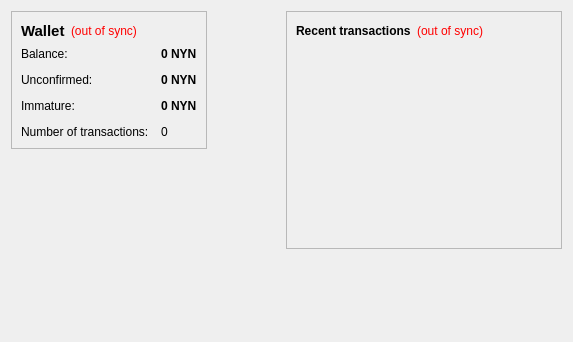
<?xml version="1.0" encoding="UTF-8"?>
<ui version="4.0">
 <class>OverviewPage</class>
 <widget class="QWidget" name="OverviewPage">
  <property name="geometry">
   <rect>
    <x>0</x>
    <y>0</y>
    <width>573</width>
    <height>342</height>
   </rect>
  </property>
  <property name="windowTitle">
   <string>Form</string>
  </property>
  <layout class="QHBoxLayout" name="horizontalLayout" stretch="1,1">
   <item>
    <layout class="QVBoxLayout" name="verticalLayout_2">
     <item>
      <widget class="QFrame" name="frame">
       <property name="frameShape">
        <enum>QFrame::StyledPanel</enum>
       </property>
       <property name="frameShadow">
        <enum>QFrame::Raised</enum>
       </property>
       <layout class="QVBoxLayout" name="verticalLayout_4">
        <item>
         <layout class="QHBoxLayout" name="horizontalLayout_4">
          <item>
           <widget class="QLabel" name="label_5">
            <property name="font">
             <font>
              <pointsize>11</pointsize>
              <weight>75</weight>
              <bold>true</bold>
             </font>
            </property>
            <property name="text">
             <string>Wallet</string>
            </property>
           </widget>
          </item>
          <item>
           <widget class="QLabel" name="labelWalletStatus">
            <property name="toolTip">
             <string>The displayed information may be out of date. Your wallet automatically synchronizes with the nyancoin network after a connection is established, but this process has not completed yet.</string>
            </property>
            <property name="styleSheet">
             <string notr="true">QLabel { color: red; }</string>
            </property>
            <property name="text">
             <string notr="true">(out of sync)</string>
            </property>
            <property name="alignment">
             <set>Qt::AlignLeading|Qt::AlignLeft|Qt::AlignVCenter</set>
            </property>
           </widget>
          </item>
          <item>
           <spacer name="horizontalSpacer_2">
            <property name="orientation">
             <enum>Qt::Horizontal</enum>
            </property>
            <property name="sizeHint" stdset="0">
             <size>
              <width>40</width>
              <height>20</height>
             </size>
            </property>
           </spacer>
          </item>
         </layout>
        </item>
        <item>
         <layout class="QFormLayout" name="formLayout_2">
          <property name="fieldGrowthPolicy">
           <enum>QFormLayout::AllNonFixedFieldsGrow</enum>
          </property>
          <property name="horizontalSpacing">
           <number>12</number>
          </property>
          <property name="verticalSpacing">
           <number>12</number>
          </property>
          <item row="0" column="0">
           <widget class="QLabel" name="label">
            <property name="text">
             <string>Balance:</string>
            </property>
           </widget>
          </item>
          <item row="0" column="1">
           <widget class="QLabel" name="labelBalance">
            <property name="font">
             <font>
              <weight>75</weight>
              <bold>true</bold>
             </font>
            </property>
            <property name="cursor">
             <cursorShape>IBeamCursor</cursorShape>
            </property>
            <property name="toolTip">
             <string>Your current balance</string>
            </property>
            <property name="text">
             <string notr="true">0 NYN</string>
            </property>
            <property name="textInteractionFlags">
             <set>Qt::LinksAccessibleByMouse|Qt::TextSelectableByKeyboard|Qt::TextSelectableByMouse</set>
            </property>
           </widget>
          </item>
          <item row="1" column="0">
           <widget class="QLabel" name="label_3">
            <property name="text">
             <string>Unconfirmed:</string>
            </property>
           </widget>
          </item>
          <item row="1" column="1">
           <widget class="QLabel" name="labelUnconfirmed">
            <property name="font">
             <font>
              <weight>75</weight>
              <bold>true</bold>
             </font>
            </property>
            <property name="cursor">
             <cursorShape>IBeamCursor</cursorShape>
            </property>
            <property name="toolTip">
             <string>Total of transactions that have yet to be confirmed, and do not yet count toward the current balance</string>
            </property>
            <property name="text">
             <string notr="true">0 NYN</string>
            </property>
            <property name="textInteractionFlags">
             <set>Qt::LinksAccessibleByMouse|Qt::TextSelectableByKeyboard|Qt::TextSelectableByMouse</set>
            </property>
           </widget>
          </item>
          <item row="3" column="0">
           <widget class="QLabel" name="label_2">
            <property name="text">
             <string>Number of transactions:</string>
            </property>
           </widget>
          </item>
          <item row="3" column="1">
           <widget class="QLabel" name="labelNumTransactions">
            <property name="toolTip">
             <string>Total number of transactions in wallet</string>
            </property>
            <property name="text">
             <string notr="true">0</string>
            </property>
           </widget>
          </item>
          <item row="2" column="0">
           <widget class="QLabel" name="labelImmatureText">
            <property name="text">
             <string>Immature:</string>
            </property>
           </widget>
          </item>
          <item row="2" column="1">
           <widget class="QLabel" name="labelImmature">
            <property name="font">
             <font>
              <weight>75</weight>
              <bold>true</bold>
             </font>
            </property>
            <property name="toolTip">
             <string>Mined balance that has not yet matured</string>
            </property>
            <property name="text">
             <string notr="true">0 NYN</string>
            </property>
            <property name="textInteractionFlags">
             <set>Qt::LinksAccessibleByMouse|Qt::TextSelectableByKeyboard|Qt::TextSelectableByMouse</set>
            </property>
           </widget>
          </item>
         </layout>
        </item>
       </layout>
      </widget>
     </item>
     <item>
      <spacer name="verticalSpacer">
       <property name="orientation">
        <enum>Qt::Vertical</enum>
       </property>
       <property name="sizeHint" stdset="0">
        <size>
         <width>20</width>
         <height>40</height>
        </size>
       </property>
      </spacer>
     </item>
    </layout>
   </item>
<item>
	<widget class="QLabel" name="label_wallet_bgcoin">
	<property name="text">
</property>
<property name="pixmap">
<pixmap resource="../bitcoin.qrc">:/images/wallet_bgcoin</pixmap>
</property>
<property name="scaledContents">
<bool>false</bool>
</property>
<property name="alignment">
<set>Qt::AlignCenter</set>
</property>
<property name="margin">
<number>-2</number>
</property>
</widget>
</item>
   <item>
    <layout class="QVBoxLayout" name="verticalLayout_3">
     <item>
      <widget class="QFrame" name="frame_2">
       <property name="frameShape">
        <enum>QFrame::StyledPanel</enum>
       </property>
       <property name="frameShadow">
        <enum>QFrame::Raised</enum>
       </property>
       <layout class="QVBoxLayout" name="verticalLayout">
        <item>
         <layout class="QHBoxLayout" name="horizontalLayout_2">
          <item>
           <widget class="QLabel" name="label_4">
            <property name="text">
             <string>&lt;b&gt;Recent transactions&lt;/b&gt;</string>
            </property>
           </widget>
          </item>
          <item>
           <widget class="QLabel" name="labelTransactionsStatus">
            <property name="toolTip">
             <string>The displayed information may be out of date. Your wallet automatically synchronizes with the nyancoin network after a connection is established, but this process has not completed yet.</string>
            </property>
            <property name="styleSheet">
             <string notr="true">QLabel { color: red; }</string>
            </property>
            <property name="text">
             <string notr="true">(out of sync)</string>
            </property>
            <property name="alignment">
             <set>Qt::AlignRight|Qt::AlignTrailing|Qt::AlignVCenter</set>
            </property>
           </widget>
          </item>
          <item>
           <spacer name="horizontalSpacer">
            <property name="orientation">
             <enum>Qt::Horizontal</enum>
            </property>
            <property name="sizeHint" stdset="0">
             <size>
              <width>40</width>
              <height>20</height>
             </size>
            </property>
           </spacer>
          </item>
         </layout>
        </item>
        <item>
         <widget class="QListView" name="listTransactions">
          <property name="styleSheet">
           <string notr="true">QListView { background: transparent; }</string>
          </property>
          <property name="frameShape">
           <enum>QFrame::NoFrame</enum>
          </property>
          <property name="verticalScrollBarPolicy">
           <enum>Qt::ScrollBarAlwaysOff</enum>
          </property>
          <property name="horizontalScrollBarPolicy">
           <enum>Qt::ScrollBarAlwaysOff</enum>
          </property>
          <property name="selectionMode">
           <enum>QAbstractItemView::NoSelection</enum>
          </property>
         </widget>
        </item>
       </layout>
      </widget>
     </item>
     <item>
      <spacer name="verticalSpacer_2">
       <property name="orientation">
        <enum>Qt::Vertical</enum>
       </property>
       <property name="sizeHint" stdset="0">
        <size>
         <width>20</width>
         <height>40</height>
        </size>
       </property>
      </spacer>
     </item>
    </layout>
   </item>
  </layout>
 </widget>
 <resources/>
 <connections/>
</ui>
